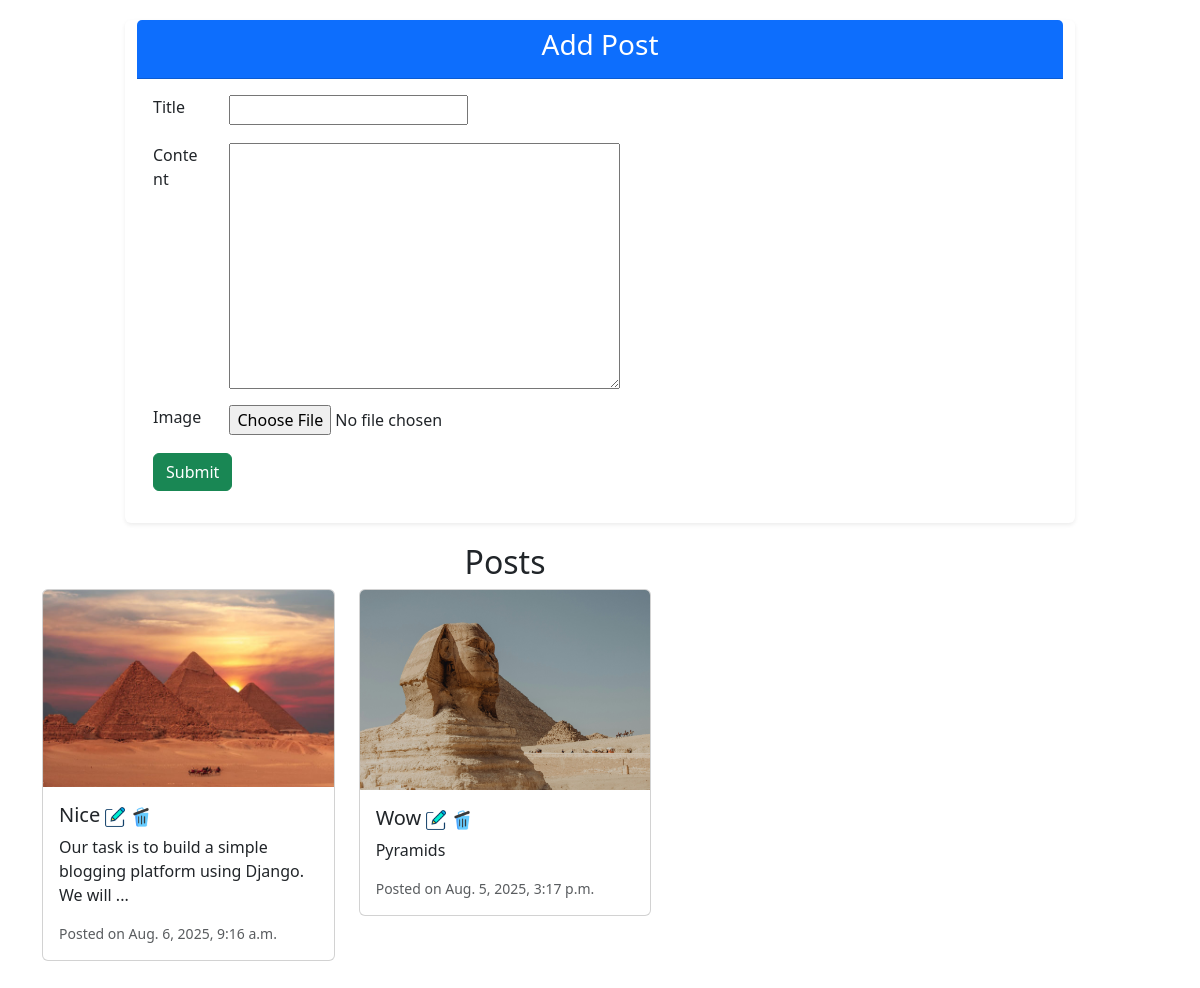
The page / on the database its author committed.
### gallery/models.py (models this page shows, shortened)
class Post(models.Model):
    title = models.CharField(max_length=200)
    content = models.TextField()
    created_at = models.DateTimeField(auto_now_add=True)
    image = models.ImageField(upload_to='images/', blank=True)
    def short_description(self):
        return self.content[:70] + '...' if len(self.content) > 70 else self.content

### gallery/views.py (the view)
# urls.py: path('', views.index, name='index'),
def index(request):
    posts = Post.objects.all().order_by('-created_at')
    form = PostForm()
    if request.method == "POST":
        form = PostForm(request.POST, request.FILES)
        if form.is_valid():
            form.save()
            return redirect('index')
    context={
        'form':form,
        'posts': posts
    }
    return render(request,'index.html',context)

### gallery/forms.py
class PostForm(forms.ModelForm):
    class Meta:
        model = Post
        fields = ['title', 'content', 'image']

### gallery/templates/index.html (shortened to what this page needs)
<html lang="en">
<head>
    {% load bootstrap5 %}
    {% bootstrap_css %}
    {% load static %}
</head>
<body class="container mt-3">
    <div class="row justify-content-center mb-3">
       <div class="card border-0 shadow-sm col-10 m-1">
            <div class="card-header bg-primary text-white ">
                <h3 class="text-center">Add Post</h3>
            </div>
            <div class="card-body">
            <form action="{% url 'index' %}" method="POST" enctype="multipart/form-data">
                {% for field in form %}
                    <div class="mb-3 row">
                        <label for="{{ field.id_for_label }}" class="form-label col-1">{{ field.label }}</label>
                        <div class="col-6">
                            {{ field }}
                        </div>
                    </div>
                {% endfor %}
                <div class="d-grad mt-3">
                    <input type="submit" value="Submit" class="btn btn-success">
                </div>
            </form>
       </div>
    </div>
    <div class="container">
        <div class="row">
            <div class="col-10">
                <h2 class="text-center mt-3">Posts</h2>
                <div class="row">
                    {% for post in posts %}
                    <div class="col-4 mb-3" id="post-{{ post.id }}">
                        <div class="card">
                            <div class="card-img">
                                {% if post.image %}
                                    <img src="{{ post.image.url }}" class="card-img-top img-fluid" style="max-width: 400px; max-height: 200px; object-fit: cover;" alt="{{ post.title }}">
                                {% else %}
                                    <img src="{% static 'default.jpg' %}" class="card-img-top img-fluid" style="max-width: 400px; max-height: 200px; object-fit: cover;" alt="Default Image">
                                {% endif %}
                            </div>
                            <div class="card-body">
                                <h5 class="card-title">{{ post.title }} <a href="{% url 'edit_post' post.id %}"><img src="{% static 'edit.png' %}" alt="edit" style="max-width: 20px;max-height: 20px;" /></a>
                                <img hx-delete="{% url 'delete_post' post.id %}" hx-target='#post-{{ post.id }}' hx-swap="outerHTML" src="{% static 'recycle-bin.png' %}" alt="delete"
                                 style="max-width: 20px;max-height: 20px;" /></h5>
                                <p class="card-text">{{ post.short_description }}</p>
                                <p class="card-text"><small class="text-muted">Posted on {{ post.created_at }}</small></p>
                            </div>
                        </div>
                    </div>
                    {% endfor %}
                </div>
            </div>
        </div>
    </div>
</body>

### rows shown on the page
Post: image (picture), title "Nice", short_description "Our task is to build a simple blogging platform using Django. We will ...", created_at "Aug. 6, 2025, 9:16 a.m."
Post: image (picture), title "Wow", short_description "Pyramids", created_at "Aug. 5, 2025, 3:17 p.m."

### other values the page prints
{{ field.label }} "Title" "Content" "Image"
